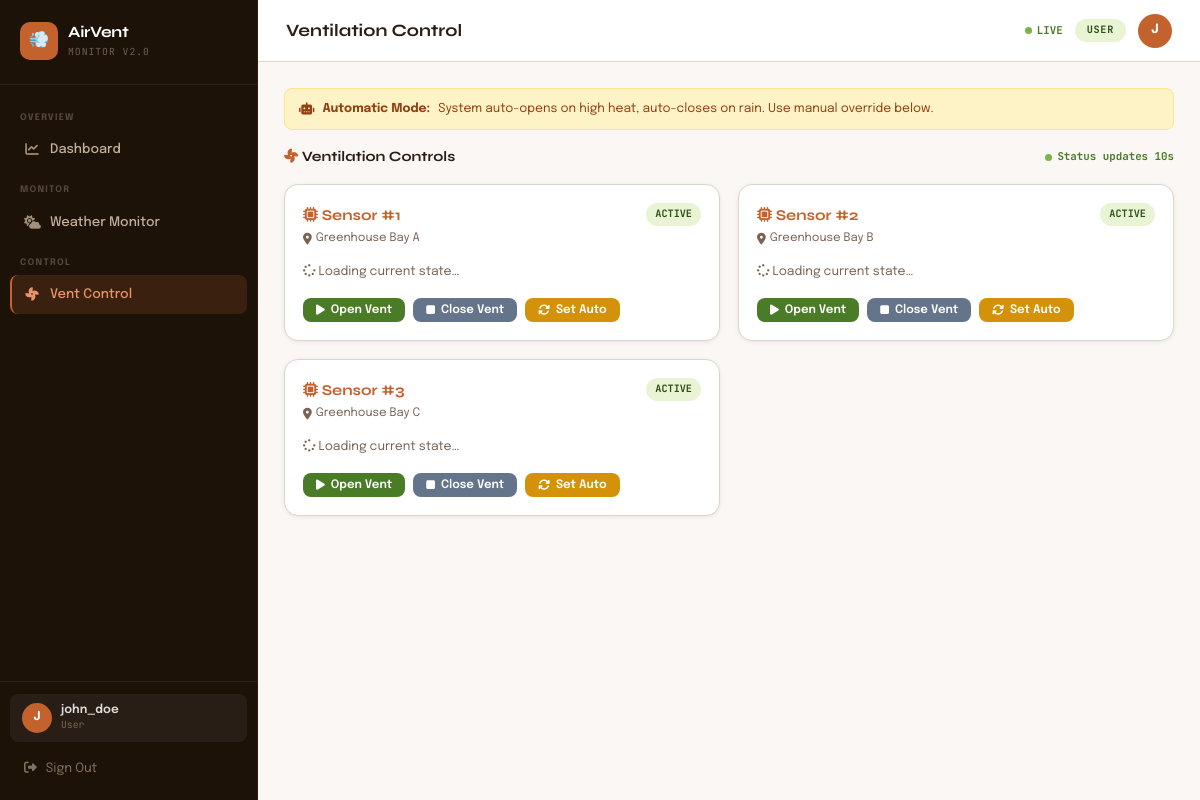
Screenshot of /app/user/ventilation.php (signed in) with the database file from the repository.
### tables this page shows
CREATE TABLE IF NOT EXISTS sensors (
    sensor_id  INT AUTO_INCREMENT PRIMARY KEY,
    location   VARCHAR(100) NOT NULL,
    latitude   DECIMAL(9,6) DEFAULT 0,
    longitude  DECIMAL(9,6) DEFAULT 0,
    status     ENUM('Active','Inactive') NOT NULL DEFAULT 'Active',
    created_at DATETIME DEFAULT CURRENT_TIMESTAMP
);

### config/config.php (called while the page is built, shortened)
<?php
$conn = new mysqli(DB_HOST, DB_USER, DB_PASS, DB_NAME);
$conn->set_charset(DB_CHAR);
function db_q(string $sql,string $t='',array $p=[]): array {
    global $conn; $st=$conn->prepare($sql); if(!$st)return[];
    if($t&&$p)$st->bind_param($t,...$p); $st->execute();
    $r=$st->get_result(); $rows=$r?$r->fetch_all(MYSQLI_ASSOC):[]; $st->close(); return $rows;
}
function e(string $s): string { return htmlspecialchars($s,ENT_QUOTES,'UTF-8'); }

### app/user/ventilation.php (the view, shortened to what this page needs)
<?php
include 'header.php';
$sensors=db_q("SELECT * FROM sensors ORDER BY sensor_id ASC");
?>
<div class="auto-note"><i class="fas fa-robot"></i> <strong>Automatic Mode:</strong> System auto-opens on high heat, auto-closes on rain. Use manual override below.</div>
<div style="display:flex;justify-content:space-between;align-items:center;margin-bottom:16px">
  <h3 style="font-family:var(--font-head);font-size:.95rem;font-weight:700"><i class="fas fa-fan" style="color:var(--clay)"></i> Ventilation Controls</h3>
  <div class="live-dot">Status updates 10s</div>
</div>
<div class="sensor-grid">
<?php foreach($sensors as $row):?>
<div class="sensor-card" id="vc-<?=$row['sensor_id']?>">
  <div class="s-head">
    <div><div class="s-id"><i class="fas fa-microchip"></i> Sensor #<?=$row['sensor_id']?></div>
      <div class="s-loc"><i class="fas fa-map-marker-alt"></i> <?=e($row['location'])?></div></div>
    <span class="badge badge-<?=strtolower($row['status'])==='active'?'active':'inactive'?>"><?=$row['status']?></span>
  </div>
  <div id="vs-<?=$row['sensor_id']?>" style="margin:10px 0;min-height:24px;font-size:.83rem;color:var(--muted)">
    <i class="fas fa-spinner fa-spin"></i> Loading current state…
  </div>
  <div class="vent-controls">
    <button class="btn btn-on btn-sm" onclick="ctrlVent(<?=$row['sensor_id']?>,'on','manual')"><i class="fas fa-play"></i> Open Vent</button>
    <button class="btn btn-off btn-sm" onclick="ctrlVent(<?=$row['sensor_id']?>,'off','manual')"><i class="fas fa-stop"></i> Close Vent</button>
    <button class="btn btn-auto btn-sm" onclick="ctrlVent(<?=$row['sensor_id']?>,'on','automatic')"><i class="fas fa-sync-alt"></i> Set Auto</button>
  </div>
</div>
<?php endforeach;?>
</div>
<?php include 'footer.php';?>

### assets/style.css (style rules this page uses)
:root { --clay: #c4622d; --clay-dark: #9a4820; --clay-light: #e8956a; --clay-pale: #f7e8df; --earth: #3d2b1f; --earth-mid: #6b4c38; --forest: #2d5016; --forest-mid: #4a7c28; --forest-lt: #7ab547; --forest-pale:#e8f4d4; --sky: #1e6b8a; --sky-lt: #d4edf5; --rain: #3b6ea5; --sun: #d4920a; --sun-lt: #fef3c7; --danger: #b91c1c; --danger-lt: #fee2e2; --warm-white: #faf7f4; --warm-gray: #f0ebe5; --border: #ddd5cc; --text: #2a1f17; --muted: #7a6355; --surface: #ffffff; --sidebar-bg: #1c1208; --sidebar-txt:#c4b09a; --sidebar-act:#e8956a; --radius: 8px; --radius-lg: 14px; --shadow: 0 1px 4px rgba(42,15,5,.08); --shadow-md: 0 4px 20px rgba(42,15,5,.12); --shadow-lg: 0 12px 40px rgba(42,15,5,.18); --font: 'Epilogue', sans-serif; --font-head: 'Syne', sans-serif; --font-mono: 'JetBrains Mono', monospace; --sidebar-w: 258px; --topbar-h: 62px; }
*,*::before,*::after { box-sizing:border-box;margin:0;padding:0 }
html { font-size:15px;scroll-behavior:smooth }
body { font-family:var(--font);background:var(--warm-white);color:var(--text);min-height:100vh;display:flex;line-height:1.6 }
.sensor-grid { display:grid;grid-template-columns:repeat(auto-fill,minmax(290px,1fr));gap:18px;margin-bottom:22px }
.sensor-card { background:var(--surface);border-radius:var(--radius-lg); border:1.5px solid var(--border);box-shadow:var(--shadow); padding:18px;transition:transform .2s,box-shadow .2s; }
.s-head { display:flex;justify-content:space-between;align-items:flex-start;margin-bottom:14px }
.s-id { font-family:var(--font-head);font-size:1rem;font-weight:700;color:var(--clay) }
.s-loc { font-size:.78rem;color:var(--muted);margin-top:2px;display:flex;align-items:center;gap:4px }
.btn { display:inline-flex;align-items:center;gap:6px;padding:9px 18px;border-radius:var(--radius);border:none;font-family:var(--font);font-size:.85rem;font-weight:600;cursor:pointer;transition:all .18s;white-space:nowrap;text-decoration:none }
.btn-sm { padding:6px 13px;font-size:.78rem }
.btn-on { background:var(--forest-mid);color:#fff }
.btn-off { background:#64748b;color:#fff }
.btn-auto { background:var(--sun);color:#fff }
.badge { display:inline-flex;align-items:center;padding:3px 9px;border-radius:12px;font-size:.68rem;font-weight:700;text-transform:uppercase;font-family:var(--font-mono) }
.badge-active { background:var(--forest-pale);color:var(--forest) }
.live-dot { display:inline-flex;align-items:center;gap:5px;font-size:.72rem;color:var(--forest-mid);font-weight:700;font-family:var(--font-mono) }
.live-dot::before { content:'';width:7px;height:7px;background:var(--forest-lt);border-radius:50%;animation:blink 1.4s infinite }
.vent-controls { display:flex;gap:8px;flex-wrap:wrap;margin-top:12px }
.auto-note { display:flex;align-items:center;gap:8px; background:var(--sun-lt);border:1px solid #fde68a; border-radius:var(--radius);padding:10px 14px; font-size:.82rem;color:#92400e;margin-bottom:16px; }

### rows the page displays
sensors: sensor_id "1", location "Greenhouse Bay A", status "ACTIVE"
sensors: sensor_id "2", location "Greenhouse Bay B", status "ACTIVE"
sensors: sensor_id "3", location "Greenhouse Bay C", status "ACTIVE"

### other values shown
APP_VER "2.0"
substr($me,0,1) "J"
$me "john_doe"
$pt "Ventilation Control"
